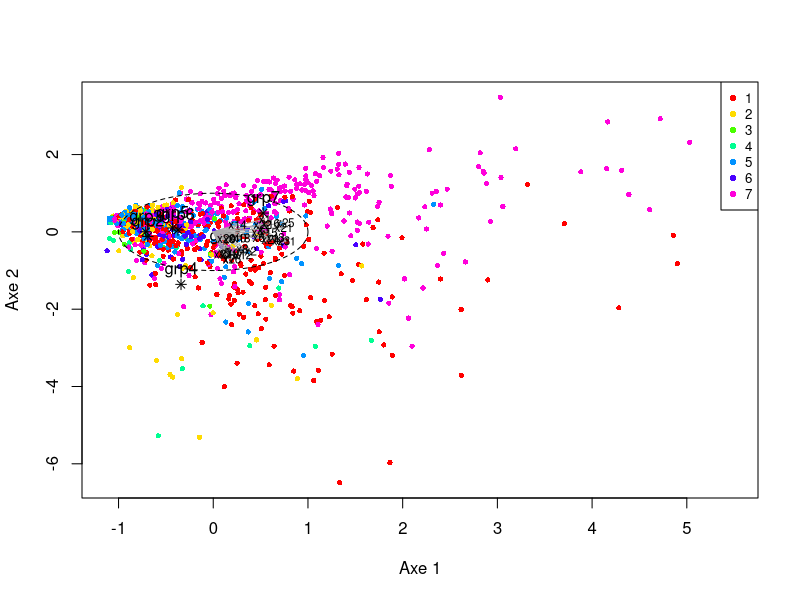

Write R code to recreate this figure.
## ---- chunk 1
knitr::opts_chunk$set(echo = TRUE)
## ---- chunk 2
# -------------------------------------------------------------------------
# Fonctions utilitaires pondérées
# -------------------------------------------------------------------------

# création matrice diagonale W à partir d'un vecteur de poids w
Wmat <- function(w) {
  if (is.null(w)) return(NULL)
  Diagonal <- diag(as.numeric(w), nrow = length(w))
  return(Diagonal)
}

# norme pondérée ||v||_W^2 = v' W v avec w vecteur poids ou W matrice diag
w_norm2 <- function(v, w) {
  if (is.null(w)) return(sum(v^2))
  return(as.numeric(t(v) %*% (w * v)))
}

# produit scalaire pondéré <a,b>_W = a' W b
w_prod <- function(a, b, w) {
  if (is.null(w)) return(as.numeric(t(a) %*% b))
  return(as.numeric(t(a) %*% (w * b)))
}

# racine carrée symétrique de M (M supposée SPD)
M_half <- function(M) {
  ev <- eigen(M, symmetric = TRUE)
  vals <- ev$values
  vecs <- ev$vectors
  vals[vals < 0] <- 0
  sqrtM <- vecs %*% diag(sqrt(vals), length(vals)) %*% t(vecs)
  return(sqrtM)
}

# inverse racine
M_half_inv <- function(M) {
  ev <- eigen(M, symmetric = TRUE)
  vals <- ev$values
  vecs <- ev$vectors
  vals[vals < 0] <- 0
  invsqrt <- vecs %*% diag(ifelse(vals > 0, 1/sqrt(vals), 0), length(vals)) %*% t(vecs)
  return(invsqrt)
}

# -------------------------------------------------------------------------
# Fonction principale : adpls
# -------------------------------------------------------------------------
adpls <- function(X, Y, H = 2, w = NULL, M = NULL, center_scale = TRUE) {
  n <- nrow(X); p <- ncol(X)
  if (is.null(w)) w <- rep(1/n, n)
  w <- as.numeric(w)
  if (length(w) != n) stop("Longueur de w différente de nrow(X)")
  W <- diag(w)

  if (center_scale) {
    X <- scale(X, center = TRUE, scale = TRUE)
  } else {
    X <- as.matrix(X)
  }
  Y <- as.matrix(Y)

  if (is.null(M)) M <- diag(1, p)
  if (!all(dim(M) == c(p, p))) stop("M doit être p x p")

  sqrtM <- M_half(M)
  inv_sqrtM <- M_half_inv(M)

  # projecteur Pi_Y
  YYw <- t(Y) %*% (W %*% Y)
  inv_YYw <- solve(YYw)
  PiY <- Y %*% inv_YYw %*% t(Y) %*% W

  Xhat <- PiY %*% X
  E <- t(Xhat) %*% (W %*% Xhat)

  # stockage
  U_list <- list()
  F <- matrix(0, n, H)
  Ftilde <- matrix(0, n, H)
  S_vec <- numeric(H)
  R2_vec <- numeric(H)
  var_coords <- matrix(0, p, H)

  for (h in 1:H) {
    if (h == 1) {
      Xstar <- X %*% sqrtM
      Xhat_star <- PiY %*% Xstar
      Estar <- t(Xhat_star) %*% (W %*% Xhat_star)
      ev <- eigen(Estar, symmetric = TRUE)
      ustar <- ev$vectors[, 1]
      u <- inv_sqrtM %*% ustar
      norm_u <- as.numeric(t(u) %*% (M %*% u))
      if (norm_u <= 0) stop("Norme non positive détectée pour u")
      u <- u / sqrt(norm_u)
    } else {
      Fprev <- F[, 1:(h-1), drop = FALSE]
      Dprime <- t(Fprev) %*% (W %*% X)
      D <- t(Dprime)
      temp <- solve(t(D) %*% (M %*% D))
      PiDperp <- diag(1, p) - D %*% temp %*% t(D) %*% M
      Estar_proj <- sqrtM %*% PiDperp %*% E %*% t(PiDperp) %*% sqrtM
      ev <- eigen(Estar_proj, symmetric = TRUE)
      ustar <- ev$vectors[, 1]
      u <- inv_sqrtM %*% ustar
      norm_u <- as.numeric(t(u) %*% (M %*% u))
      if (norm_u <= 0) stop("Norme non positive détectée pour u (h>1)")
      u <- u / sqrt(norm_u)
    }

    # scores
    f <- X %*% (M %*% u)
    fnorm2 <- as.numeric(t(f) %*% (W %*% f))
    if (fnorm2 <= 0) {
      warning(paste("Composante", h, "a norme nulle ou négative (arrêt)."))
      break
    }
    ftilde <- f / sqrt(fnorm2)

    # indicateurs
    total_inertia <- sum(diag(t(X) %*% (W %*% X)))
    S_val <- fnorm2 / total_inertia
    num <- Xhat %*% (M %*% u)
    top_val <- as.numeric(t(num) %*% (W %*% num))
    R2_val <- top_val / fnorm2

    # corrélations variables
    var_corrs <- numeric(p)
    denom_f <- sqrt(fnorm2)
    for (j in 1:p) {
      denom_xj <- sqrt(as.numeric(t(X[, j]) %*% (W %*% X[, j])))
      if (denom_xj == 0) {
        var_corrs[j] <- 0
      } else {
        num_j <- as.numeric(t(X[, j]) %*% (W %*% f))
        var_corrs[j] <- num_j / (denom_xj * denom_f)
      }
    }

    # stockage
    U_list[[h]] <- u
    F[, h] <- as.numeric(f)
    Ftilde[, h] <- as.numeric(ftilde)
    S_vec[h] <- S_val
    R2_vec[h] <- R2_val
    var_coords[, h] <- var_corrs
  }

  # centres de gravité
  centers <- solve(t(Y) %*% (W %*% Y)) %*% t(Y) %*% (W %*% Ftilde)
  rownames(centers) <- if (!is.null(colnames(Y))) colnames(Y) else paste0("class", 1:ncol(Y))
  colnames(centers) <- paste0("ax", 1:ncol(Ftilde))

  result <- list(U = do.call(cbind, U_list),
                 F = F,
                 Ftilde = Ftilde,
                 S = S_vec,
                 R2 = R2_vec,
                 centers = centers,
                 var_coords = var_coords,
                 Xhat = Xhat,
                 E = E,
                 M = M,
                 w = w)
  return(result)
}

# -------------------------------------------------------------------------
# Fonction de tracé : plot_adpls
# -------------------------------------------------------------------------
plot_adpls <- function(out, Y = NULL, Y_labels = NULL, h = 1, m = 2,
                       show_variables = TRUE, circle = TRUE,
                       main = NULL, cex_ind = 0.7, cex_cent = 1.0) {
  Ftilde <- out$Ftilde
  centers <- out$centers
  var_coords <- out$var_coords
  n <- nrow(Ftilde)
  if (is.null(Y) && is.null(Y_labels)) stop("Donner Y (indicatrices) ou Y_labels (facteur).")
  if (is.null(Y_labels)) {
    Ymat <- as.matrix(Y)
    lab <- apply(Ymat, 1, function(r) which(r == 1))
    Y_labels <- factor(lab)
  }
  xind <- Ftilde[, h]; yind <- Ftilde[, m]
  classes <- as.factor(Y_labels)
  cols <- rainbow(length(levels(classes)))
  plot(xind, yind, col = cols[as.numeric(classes)], pch = 16, cex = cex_ind,
       xlab = paste0("Axe ", h), ylab = paste0("Axe ", m), main = main)
  legend("topright", legend = levels(classes), col = cols, pch = 16, cex = 0.8)
  points(centers[, h], centers[, m], col = "black", pch = 8, cex = cex_cent)
  text(centers[, h], centers[, m], labels = rownames(centers), pos = 3)
  if (show_variables) {
    vx <- var_coords[, h]; vy <- var_coords[, m]
    arrows(rep(0, length(vx)), rep(0, length(vy)), vx, vy, length = 0.07, col = "darkgrey")
    text(vx, vy, labels = colnames(out$M) %||% paste0("x", 1:nrow(var_coords)), cex = 0.7)
    if (circle) {
      angles <- seq(0, 2 * pi, length.out = 200)
      lines(cos(angles), sin(angles), lty = 2)
    }
  }
}

# infix helper
`%||%` <- function(a, b) if (!is.null(a)) a else b
## ---- chunk 3
data <- read.table("Datagenus.csv", header = TRUE)

X <- scale(as.matrix(data[, paste0("gen", 1:27)]), center = TRUE, scale = TRUE)
grp <- as.factor(data$forest)
Y <- model.matrix(~ grp - 1)

out <- adpls(X, Y, H = 3, w = NULL, M = NULL, center_scale = FALSE)

# Tableau indicateurs
data.frame(
  Axe = 1:3,
  S = round(out$S, 3),
  R2 = round(out$R2, 3),
  Discriminant = round(out$S * out$R2, 3)
)

# Graphique plan 1-2
plot_adpls(out, Y = Y, Y_labels = grp, h = 1, m = 2, show_variables = TRUE)
